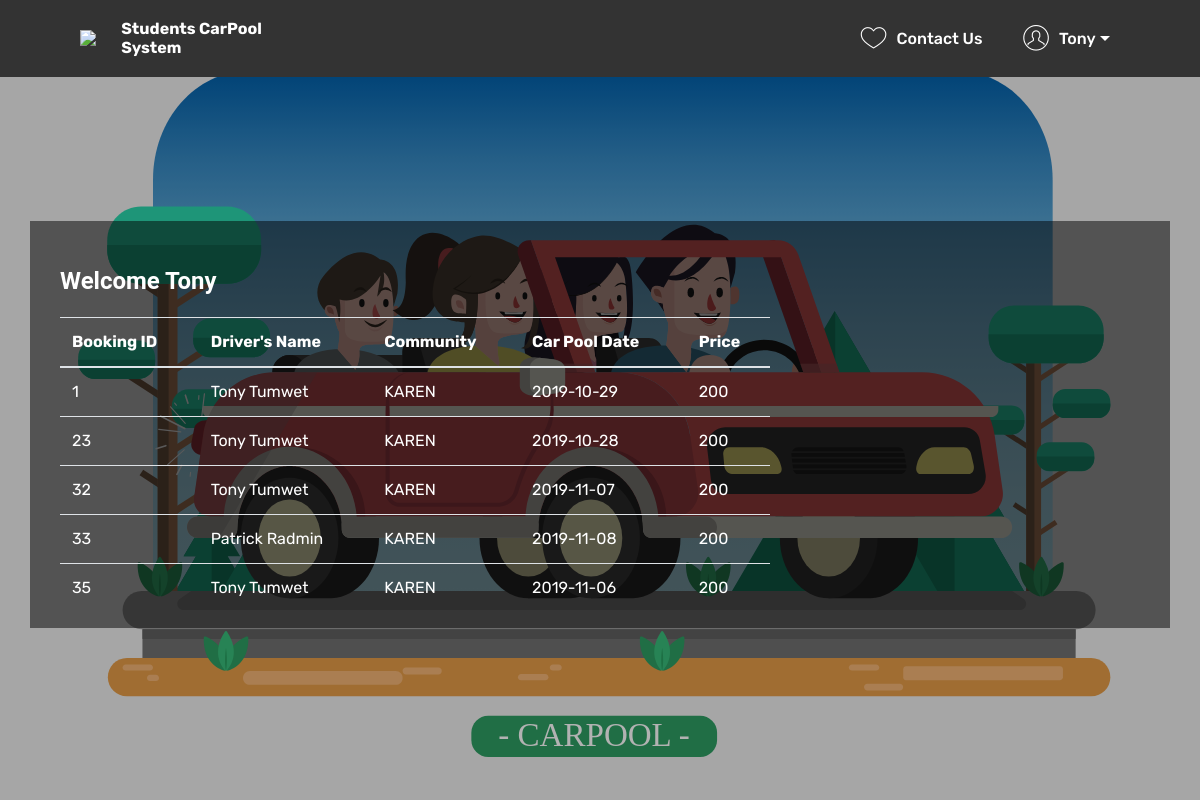
Screenshot of /userhistory.php (signed in) with the database file from the repository.
### tables this page shows
CREATE TABLE IF NOT EXISTS `carpool_history` (
  `id` int(11) NOT NULL,
  `user_id` int(11) NOT NULL,
  `driver_id` int(11) NOT NULL,
  `date` date NOT NULL
);

CREATE TABLE IF NOT EXISTS `carpool_users` (
  `user_id` int(11) NOT NULL,
  `firstname` text NOT NULL,
  `lastname` text NOT NULL,
  `email` varchar(255) NOT NULL,
  `password` varchar(255) NOT NULL,
  `phonenumber` varchar(10) NOT NULL,
  `idnumber` varchar(12) NOT NULL,
  `gender` text NOT NULL,
  `dateofbirth` date DEFAULT NULL,
  `community` text NOT NULL,
  `address` varchar(255) NOT NULL,
  `user_group_id` int(11) DEFAULT NULL,
  `active` varchar(10) NOT NULL DEFAULT 'FALSE',
  `new_account` varchar(11) NOT NULL DEFAULT 'TRUE'
);

CREATE TABLE IF NOT EXISTS `carpool_community` (
  `community_id` int(11) NOT NULL,
  `community_name` text NOT NULL,
  `community_price` int(11) NOT NULL
);

### userhistory.php (the view, shortened to what this page needs)
<?php
$conn = OpenCon();
if (isset($_SESSION['fname'])) {
if ($_SESSION['user_group_id']=='2') {
  $bookinghistory = "SELECT * FROM carpool_history WHERE user_id='$_SESSION[user_id]'";
  $userdetails = "SELECT * FROM carpool_users";
  $communitysql = "SELECT * FROM carpool_community";
  $bookingresult = $conn->query($bookinghistory);
?>
<!DOCTYPE html>
<html  >
<head>
  <link rel="stylesheet" href="assets/web/assets/mobirise-icons/mobirise-icons.css">
  <link rel="stylesheet" href="assets/tether/tether.min.css">
  <link rel="stylesheet" href="assets/bootstrap/css/bootstrap.min.css">
  <link rel="stylesheet" href="assets/bootstrap/css/bootstrap-grid.min.css">
  <link rel="stylesheet" href="assets/bootstrap/css/bootstrap-reboot.min.css">
  <link rel="stylesheet" href="assets/dropdown/css/style.css">
  <link rel="stylesheet" href="assets/theme/css/style.css">
  <link rel="stylesheet" href="assets/mobirise/css/mbr-additional.css" type="text/css">
  <link rel="stylesheet" href="assets/custom/multistep.css">
</head>
<body>
  <?php include 'layouts/loggeduserNav.php'; ?>
<section class="header9 cid-ruv4FB75N7 mbr-fullscreen mbr-parallax-background" id="header9-1">
      <div class="mbr-overlay" style="opacity: 0.3; background-color: black;">
    </div>
    <div style="background-color:rgba(0, 0, 0, 0.5); margin-top:4%;" class="container">
        <div  class="media-container-column mbr-white col-lg-8 col-md-10">
          <h4 style="color:white;" class="align-left mbr-bold pt-5 pb-3 mbr-fonts-style display-6">Welcome <?php echo $_SESSION['fname']; ?></h4>
          <div style="width:100%;" class="">
            <table  class="table isSearch" cellspacing="0">
              <thead>
                <tr class="table-heads">
                  <th class="head-item mbr-fonts-style display-7">Booking ID</th>
                  <th class="head-item mbr-fonts-style display-7">Driver's Name</th>
                  <th class="head-item mbr-fonts-style display-7">Community</th>
                  <th class="head-item mbr-fonts-style display-7">Car Pool Date</th>
                  <th class="head-item mbr-fonts-style display-7">Price</th>
                </tr>
              </thead>
              <tbody>
                <?php while ($rowhistory = $bookingresult->fetch_assoc()) {?>
                <tr>
                  <td class="body-item mbr-fonts-style display-7"><?php echo $rowhistory['id']; ?></td>
                  <td class="body-item mbr-fonts-style display-7"><?php $userresult = $conn->query($userdetails); while($rowuser=$userresult->fetch_assoc()){ if($rowhistory['driver_id']==$rowuser['user_id']){echo $rowuser['firstname'].' '.$rowuser['lastname'];}} ?></td>
                  <td class="body-item mbr-fonts-style display-7"><?php $userresulta = $conn->query($userdetails); while($rowuser=$userresulta->fetch_assoc()){if($rowhistory['driver_id']==$rowuser['user_id']){echo $rowuser['community'];} }?></td>
                  <td class="body-item mbr-fonts-style display-7"><?php echo $rowhistory['date']; ?></td>
                  <td class="body-item mbr-fonts-style display-7"><?php $userresultb = $conn->query($userdetails); while($rowuser=$userresultb->fetch_assoc()){ if($rowhistory['driver_id']==$rowuser['user_id']){ $communityresult = $conn->query($communitysql); while($rowcomm = $communityresult->fetch_assoc()){if($rowcomm['community_name']==$rowuser['community']){echo $rowcomm['community_price'];}}}} ?></td>
                </tr>
              <?php } ?>
              </tbody>
            </table>
          </div>
    </div>
    </div>
</section>
</body>
</html>
<?php }else {
header('Location: protectedUser.php');
} }else {
header('Location: login.php');
}?>

### assets/theme/css/style.css (style rules this page uses)
section { background-color: #eeeeee; }
section, .container, .container-fluid { position: relative; word-wrap: break-word; }
body { color: #232323; }
h1, h2, h3, h4, h5, h6, .h1, .h2, .h3, .h4, .h5, .h6, .display-1, .display-2, .display-3, .display-4 { line-height: 1; word-break: break-word; word-wrap: break-word; }
body { position: relative; }
section { background-position: 50% 50%; background-repeat: no-repeat; background-size: cover; }
.mbr-white { color: #ffffff; }
.align-left { text-align: left; }
.mbr-bold { font-weight: 700; }
.media-container-column { display: -ms-flexbox; display: -webkit-flex; display: flex; -webkit-flex-direction: column; -ms-flex-direction: column; flex-direction: column; -webkit-flex-wrap: wrap; -ms-flex-wrap: wrap; flex-wrap: wrap; -webkit-justify-content: center; -ms-flex-pack: center; justify-content: center; -webkit-align-content: center; -ms-flex-line-pack: center; align-content: center; -webkit-align-items: stretch; -ms-flex-align: stretch; align-items: stretch; }
.media-container-column > * { width: 100%; }
.mbr-fullscreen .mbr-overlay { min-height: 100vh; }
.mbr-fullscreen { display: flex; display: -webkit-flex; display: -moz-flex; display: -ms-flex; display: -o-flex; align-items: center; -webkit-align-items: center; min-height: 100vh; padding-top: 3rem; padding-bottom: 3rem; }

### assets/mobirise/css/mbr-additional.css (style rules this page uses)
body { font-style: normal; line-height: 1.5; }
.display-7 { font-family: 'Rubik', sans-serif; font-size: 1rem; }
.mbr-overlay { background-color: #000; bottom: 0; left: 0; opacity: .5; position: absolute; right: 0; top: 0; z-index: 0; pointer-events: none; }
html, body { height: auto; min-height: 100vh; }
.cid-ruv4FB75N7 { background-image: url("../../../assets/images/carpool.svg"); }

### assets/custom/multistep.css (style rules this page uses)
body { color: #fff; background: #63738a; font-family: 'Roboto', sans-serif; }

### rows the page displays
carpool_history: id "1", date "2019-10-29"
carpool_users: firstname "Tony", lastname "Tumwet", community "KAREN"
carpool_community: community_price "200"
carpool_history: id "23", date "2019-10-28"
carpool_history: id "32", date "2019-11-07"
carpool_history: id "33", date "2019-11-08"
carpool_users: firstname "Patrick", lastname "Radmin", community "KAREN"
carpool_history: id "35", date "2019-11-06"

### other values shown
$_SESSION['fname'] "Tony"
